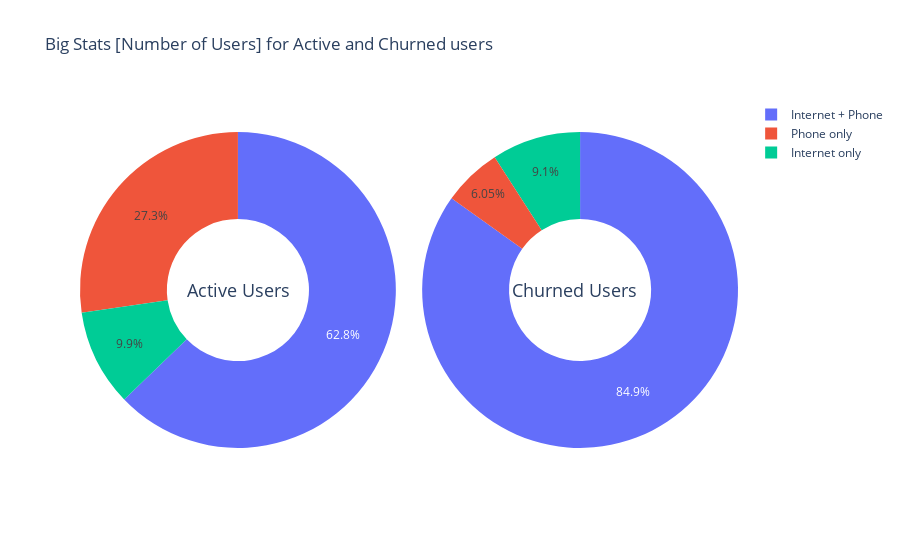

The code cell stored with this chart in its notebook:
### Code cell
labels_active = ['Internet only','Phone only','Internet + Phone']
values_active = [
    active_internet_users[active_internet_users['PhoneService'] == 'No'].shape[0],
    active_phone_users[active_phone_users['InternetService'] == 'No'].shape[0],
    active_internet_users[active_internet_users['PhoneService'] != 'No'].shape[0]
]
trace_active = go.Pie(labels=labels_active, values=values_active, hole = .45, 
                      domain={"x": [0, .48]}, hoverinfo='label+percent+value')

labels_churned = ['Internet only','Phone only','Internet + Phone']
values_churned = [
    churned_internet_users[churned_internet_users['PhoneService'] == 'No'].shape[0],
    churned_phone_users[churned_phone_users['InternetService'] == 'No'].shape[0],
    churned_internet_users[churned_internet_users['PhoneService'] != 'No'].shape[0]
]
trace_churned = go.Pie(labels=labels_churned, values=values_churned, hole = .45,
                       domain={"x": [0.52, 1]}, hoverinfo='label+percent+value')

layout={
    'title': 'Big Stats [Number of Users] for Active and Churned users',
    'annotations': [
        {'text': 'Active Users',                
         "x": 0.16, # Position of Text
         "y": 0.5,
         'showarrow':False,
         'font':{'size': 18}
        }, 
        {'text': 'Churned Users',
         "x": 0.85,
        "y": 0.5,
        'showarrow':False,
        'font':{'size': 18}
        }
    ]
}

fig = go.Figure(dict(data=[trace_active, trace_churned], layout=layout))
iplot(fig)

### Figure 1 — Plotly figure (JSON) as saved in the notebook; plotly's stock layout.template omitted (floating-point values rounded to 4 significant figures)
{"data": [{"domain": {"x": [0, 0.48]}, "hole": 0.45, "hoverinfo": "label+percent+value", "labels": ["Internet only", "Phone only", "Internet + Phone"], "type": "pie", "values": [512, 1413, 3249]}, {"domain": {"x": [0.52, 1]}, "hole": 0.45, "hoverinfo": "label+percent+value", "labels": ["Internet only", "Phone only", "Internet + Phone"], "type": "pie", "values": [170, 113, 1586]}], "layout": {"annotations": [{"font": {"size": 18}, "showarrow": false, "text": "Active Users", "x": 0.16, "y": 0.5}, {"font": {"size": 18}, "showarrow": false, "text": "Churned Users", "x": 0.85, "y": 0.5}], "title": {"text": "Big Stats [Number of Users] for Active and Churned users"}}}
